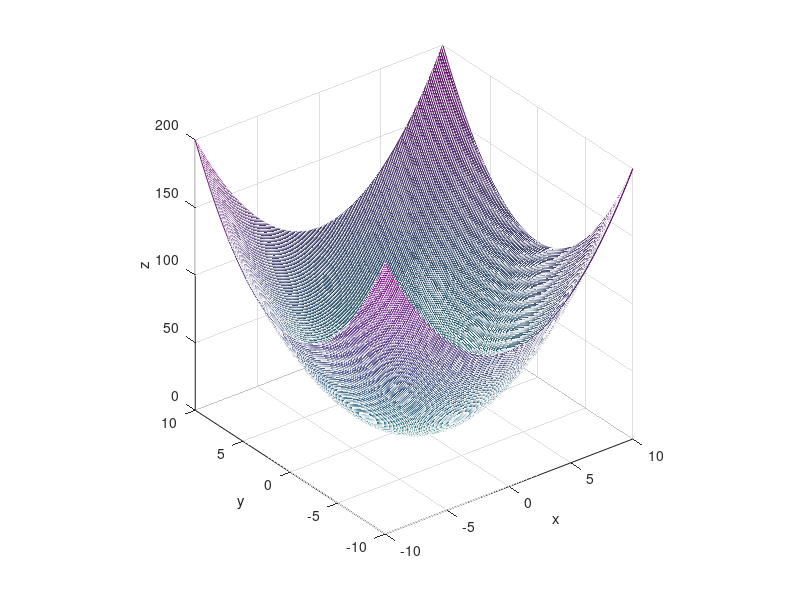

Recreate this plot in MATLAB.
clear all
x=-10:0.1:10;
y=-10:0.1:10;
[X,Y]=meshgrid(x,y);
z=X.^2+Y.^2;
mesh(x,y,z)
colormap('cool');
shading interp;
light('Position',[1 0.4 0.4]);
axis square;
xlabel('x');
ylabel('y');
zlabel('z');
